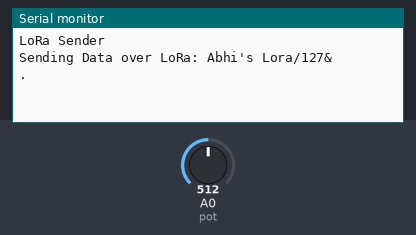
Bench run of a sketch on a simulated Arduino Uno, built with avr-gcc and run on an emulated ATmega328P. Parts: the last lines printed to the serial monitor. The test bench sets the inputs (shaded band); at power-on: A0 (pot) = 512. No radio packets arrive unless stated.

Above: at 1.2 s.
1.3 s: A0 (pot) set to 716
At 2.7 s:
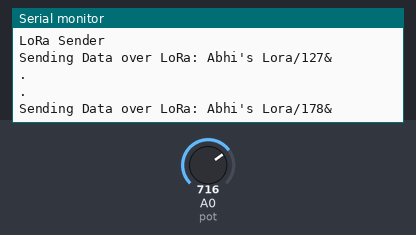
2.8 s: A0 (pot) set to 900
At 4.2 s:
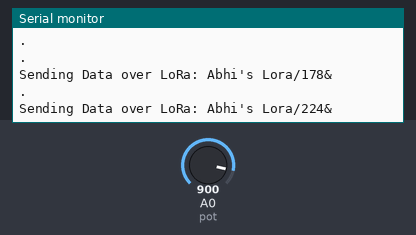

The sketch:

lora_ra02_send_values.ino
```cpp
/*
 * IoTuneZ Technologies internship
 * Author : Abhinand Suresh
 *
 * Connections:
 * LoRa
 *    Gnd,Gnd to gnd
 *    3v3 to 3v3
 *    RST to D9
 *    DIO0 to D2
 *    NSS to D10
 *    MOSI to D11
 *    MISO to D12
 *    SCK to D13
 * Pot
 *    1 to 5v
 *    2 to A0
 *    3 to gnd
*/

#include <SPI.h>
#include <LoRa.h>
int pot = A0;
int preval=0;
 char device_id[12] = "Abhi's Lora";
void setup() {
  Serial.begin(9600);
  pinMode(pot,INPUT);

  while (!Serial);
  Serial.println("LoRa Sender");
  if (!LoRa.begin(433E6))
  {
    Serial.println("Starting LoRa failed!");
    while (1);
  }
}

void loop() {
  String LoRaMessage="";
  int val = map(analogRead(pot),0,1024,0,255);
  if (val==preval)
  {
  delay(1000);
  LoRaMessage = String(device_id) + "/" + String(val) + "&";
  LoRa.beginPacket();
  LoRa.print(LoRaMessage);
  Serial.println(".");
  LoRa.endPacket();
  }
  else
  {
  LoRaMessage = String(device_id) + "/" + String(val) + "&";
  LoRa.beginPacket();
  LoRa.print(LoRaMessage);
  LoRa.endPacket();
  Serial.print("Sending Data over LoRa: ");
  Serial.println(LoRaMessage);
  preval= val;
  delay(50);
  }
}
```

Measured:
- after the input at 1.3 s, the serial monitor: prints a new line after 1.0 s (image 1)
- after the input at 2.8 s, the serial monitor: prints a new line after 0.68 s (image 2)
